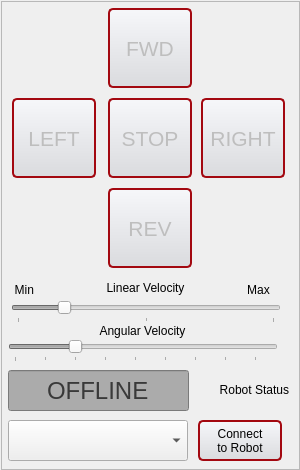
<?xml version="1.0" encoding="UTF-8"?>
<ui version="4.0">
 <class>RoverMotor</class>
 <widget class="QWidget" name="RoverMotor">
  <property name="geometry">
   <rect>
    <x>0</x>
    <y>0</y>
    <width>300</width>
    <height>470</height>
   </rect>
  </property>
  <property name="sizePolicy">
   <sizepolicy hsizetype="Fixed" vsizetype="Fixed">
    <horstretch>0</horstretch>
    <verstretch>0</verstretch>
   </sizepolicy>
  </property>
  <property name="minimumSize">
   <size>
    <width>300</width>
    <height>470</height>
   </size>
  </property>
  <property name="maximumSize">
   <size>
    <width>300</width>
    <height>470</height>
   </size>
  </property>
  <property name="windowTitle">
   <string>    Rover Teleoperation (v2)</string>
  </property>
  <property name="styleSheet">
   <string notr="true"/>
  </property>
  <widget class="QPushButton" name="forwardButton">
   <property name="enabled">
    <bool>false</bool>
   </property>
   <property name="geometry">
    <rect>
     <x>108</x>
     <y>8</y>
     <width>84</width>
     <height>80</height>
    </rect>
   </property>
   <property name="minimumSize">
    <size>
     <width>84</width>
     <height>80</height>
    </size>
   </property>
   <property name="maximumSize">
    <size>
     <width>80</width>
     <height>79</height>
    </size>
   </property>
   <property name="font">
    <font>
     <pointsize>16</pointsize>
    </font>
   </property>
   <property name="styleSheet">
    <string notr="true"> QPushButton {
     border: 2px solid #A30810;
     border-radius: 5px;
     background-color: qlineargradient(x1: 0, y1: 0, x2: 0, y2: 1, stop: 0 #f6f7fa, stop: 1 #dadbde);
     min-width: 80px;
 }

 QPushButton:hover {
     color:white;
     background-color: qlineargradient(x1: 0, y1: 0, x2: 0, y2: 1, stop: 0 #FA0C18, stop: 1 #B80912);
 }

 QPushButton:pressed {
     background-color: qlineargradient(x1: 0, y1: 0, x2: 0, y2: 1, stop: 0 #B80912, stop: 1 #FA0C18);
 }</string>
   </property>
   <property name="text">
    <string>FWD</string>
   </property>
  </widget>
  <widget class="QPushButton" name="rightButton">
   <property name="enabled">
    <bool>false</bool>
   </property>
   <property name="geometry">
    <rect>
     <x>201</x>
     <y>98</y>
     <width>84</width>
     <height>80</height>
    </rect>
   </property>
   <property name="minimumSize">
    <size>
     <width>84</width>
     <height>80</height>
    </size>
   </property>
   <property name="maximumSize">
    <size>
     <width>80</width>
     <height>80</height>
    </size>
   </property>
   <property name="font">
    <font>
     <pointsize>16</pointsize>
    </font>
   </property>
   <property name="styleSheet">
    <string notr="true"> QPushButton {
     border: 2px solid #A30810;
     border-radius: 5px;
     background-color: qlineargradient(x1: 0, y1: 0, x2: 0, y2: 1, stop: 0 #f6f7fa, stop: 1 #dadbde);
     min-width: 80px;
 }

 QPushButton:hover {
     color:white;
     background-color: qlineargradient(x1: 0, y1: 0, x2: 0, y2: 1, stop: 0 #FA0C18, stop: 1 #B80912);
 }

 QPushButton:pressed {
     background-color: qlineargradient(x1: 0, y1: 0, x2: 0, y2: 1, stop: 0 #B80912, stop: 1 #FA0C18);
 }</string>
   </property>
   <property name="text">
    <string>RIGHT</string>
   </property>
  </widget>
  <widget class="QPushButton" name="leftButton">
   <property name="enabled">
    <bool>false</bool>
   </property>
   <property name="geometry">
    <rect>
     <x>12</x>
     <y>98</y>
     <width>84</width>
     <height>80</height>
    </rect>
   </property>
   <property name="minimumSize">
    <size>
     <width>84</width>
     <height>80</height>
    </size>
   </property>
   <property name="maximumSize">
    <size>
     <width>81</width>
     <height>80</height>
    </size>
   </property>
   <property name="font">
    <font>
     <pointsize>16</pointsize>
    </font>
   </property>
   <property name="styleSheet">
    <string notr="true"> QPushButton {
     border: 2px solid #A30810;
     border-radius: 5px;
     background-color: qlineargradient(x1: 0, y1: 0, x2: 0, y2: 1, stop: 0 #f6f7fa, stop: 1 #dadbde);
     min-width: 80px;
 }

 QPushButton:hover {
     color:white;
     background-color: qlineargradient(x1: 0, y1: 0, x2: 0, y2: 1, stop: 0 #FA0C18, stop: 1 #B80912);
 }

 QPushButton:pressed {
     background-color: qlineargradient(x1: 0, y1: 0, x2: 0, y2: 1, stop: 0 #B80912, stop: 1 #FA0C18);
 }</string>
   </property>
   <property name="text">
    <string>LEFT</string>
   </property>
  </widget>
  <widget class="QPushButton" name="backButton">
   <property name="enabled">
    <bool>false</bool>
   </property>
   <property name="geometry">
    <rect>
     <x>108</x>
     <y>188</y>
     <width>84</width>
     <height>80</height>
    </rect>
   </property>
   <property name="minimumSize">
    <size>
     <width>84</width>
     <height>80</height>
    </size>
   </property>
   <property name="maximumSize">
    <size>
     <width>80</width>
     <height>80</height>
    </size>
   </property>
   <property name="font">
    <font>
     <pointsize>16</pointsize>
    </font>
   </property>
   <property name="styleSheet">
    <string notr="true"> QPushButton {
     border: 2px solid #A30810;
     border-radius: 5px;
     background-color: qlineargradient(x1: 0, y1: 0, x2: 0, y2: 1, stop: 0 #f6f7fa, stop: 1 #dadbde);
     min-width: 80px;
 }

 QPushButton:hover {
     color:white;
     background-color: qlineargradient(x1: 0, y1: 0, x2: 0, y2: 1, stop: 0 #FA0C18, stop: 1 #B80912);
 }

 QPushButton:pressed {
     background-color: qlineargradient(x1: 0, y1: 0, x2: 0, y2: 1, stop: 0 #B80912, stop: 1 #FA0C18);
 }</string>
   </property>
   <property name="text">
    <string>REV</string>
   </property>
  </widget>
  <widget class="QPushButton" name="stopButton">
   <property name="enabled">
    <bool>false</bool>
   </property>
   <property name="geometry">
    <rect>
     <x>108</x>
     <y>98</y>
     <width>84</width>
     <height>80</height>
    </rect>
   </property>
   <property name="minimumSize">
    <size>
     <width>84</width>
     <height>80</height>
    </size>
   </property>
   <property name="maximumSize">
    <size>
     <width>80</width>
     <height>80</height>
    </size>
   </property>
   <property name="font">
    <font>
     <pointsize>16</pointsize>
    </font>
   </property>
   <property name="styleSheet">
    <string notr="true"> QPushButton {
     border: 2px solid #A30810;
     border-radius: 5px;
     background-color: qlineargradient(x1: 0, y1: 0, x2: 0, y2: 1, stop: 0 #f6f7fa, stop: 1 #dadbde);
     min-width: 80px;
 }

 QPushButton:hover {
     color:white;
     background-color: qlineargradient(x1: 0, y1: 0, x2: 0, y2: 1, stop: 0 #FA0C18, stop: 1 #B80912);
 }

 QPushButton:pressed {
     background-color: qlineargradient(x1: 0, y1: 0, x2: 0, y2: 1, stop: 0 #B80912, stop: 1 #FA0C18);
 }</string>
   </property>
   <property name="text">
    <string>STOP</string>
   </property>
  </widget>
  <widget class="QLabel" name="minSpeedLabel">
   <property name="geometry">
    <rect>
     <x>3</x>
     <y>280</y>
     <width>31</width>
     <height>20</height>
    </rect>
   </property>
   <property name="text">
    <string>Min</string>
   </property>
   <property name="alignment">
    <set>Qt::AlignRight|Qt::AlignTrailing|Qt::AlignVCenter</set>
   </property>
  </widget>
  <widget class="QLabel" name="maxSpeedLabel">
   <property name="geometry">
    <rect>
     <x>243</x>
     <y>280</y>
     <width>31</width>
     <height>20</height>
    </rect>
   </property>
   <property name="text">
    <string>Max</string>
   </property>
   <property name="alignment">
    <set>Qt::AlignCenter</set>
   </property>
  </widget>
  <widget class="QComboBox" name="robotList">
   <property name="enabled">
    <bool>true</bool>
   </property>
   <property name="geometry">
    <rect>
     <x>8</x>
     <y>420</y>
     <width>180</width>
     <height>41</height>
    </rect>
   </property>
  </widget>
  <widget class="QPushButton" name="publishButton">
   <property name="enabled">
    <bool>true</bool>
   </property>
   <property name="geometry">
    <rect>
     <x>198</x>
     <y>420</y>
     <width>84</width>
     <height>41</height>
    </rect>
   </property>
   <property name="styleSheet">
    <string notr="true"> QPushButton {
     border: 2px solid #A30810;
     border-radius: 5px;
     background-color: qlineargradient(x1: 0, y1: 0, x2: 0, y2: 1, stop: 0 #f6f7fa, stop: 1 #dadbde);
     min-width: 80px;
 }

 QPushButton:hover {
     color:white;
     background-color: qlineargradient(x1: 0, y1: 0, x2: 0, y2: 1, stop: 0 #FA0C18, stop: 1 #B80912);
 }

 QPushButton:pressed {
     background-color: qlineargradient(x1: 0, y1: 0, x2: 0, y2: 1, stop: 0 #B80912, stop: 1 #FA0C18);
 }</string>
   </property>
   <property name="text">
    <string>Connect
to Robot</string>
   </property>
  </widget>
  <widget class="QLabel" name="label">
   <property name="geometry">
    <rect>
     <x>90</x>
     <y>280</y>
     <width>111</width>
     <height>16</height>
    </rect>
   </property>
   <property name="text">
    <string>Linear Velocity</string>
   </property>
   <property name="alignment">
    <set>Qt::AlignCenter</set>
   </property>
  </widget>
  <widget class="QLabel" name="label_2">
   <property name="geometry">
    <rect>
     <x>87</x>
     <y>323</y>
     <width>111</width>
     <height>16</height>
    </rect>
   </property>
   <property name="text">
    <string>Angular Velocity</string>
   </property>
   <property name="alignment">
    <set>Qt::AlignCenter</set>
   </property>
  </widget>
  <widget class="QSlider" name="turnSlider">
   <property name="enabled">
    <bool>false</bool>
   </property>
   <property name="geometry">
    <rect>
     <x>8</x>
     <y>340</y>
     <width>270</width>
     <height>22</height>
    </rect>
   </property>
   <property name="minimum">
    <number>15</number>
   </property>
   <property name="maximum">
    <number>100</number>
   </property>
   <property name="value">
    <number>35</number>
   </property>
   <property name="sliderPosition">
    <number>35</number>
   </property>
   <property name="orientation">
    <enum>Qt::Horizontal</enum>
   </property>
   <property name="tickPosition">
    <enum>QSlider::TicksBelow</enum>
   </property>
   <property name="tickInterval">
    <number>10</number>
   </property>
  </widget>
  <widget class="QLabel" name="label_23">
   <property name="geometry">
    <rect>
     <x>198</x>
     <y>380</y>
     <width>91</width>
     <height>20</height>
    </rect>
   </property>
   <property name="text">
    <string>Robot Status</string>
   </property>
   <property name="alignment">
    <set>Qt::AlignRight|Qt::AlignTrailing|Qt::AlignVCenter</set>
   </property>
  </widget>
  <widget class="QLineEdit" name="robotStatus">
   <property name="enabled">
    <bool>false</bool>
   </property>
   <property name="geometry">
    <rect>
     <x>8</x>
     <y>370</y>
     <width>181</width>
     <height>41</height>
    </rect>
   </property>
   <property name="font">
    <font>
     <pointsize>18</pointsize>
     <weight>50</weight>
     <bold>false</bold>
    </font>
   </property>
   <property name="styleSheet">
    <string notr="true">color: rgb(57, 57, 57);
background-color: rgb(171, 171, 171);</string>
   </property>
   <property name="text">
    <string>OFFLINE</string>
   </property>
   <property name="alignment">
    <set>Qt::AlignCenter</set>
   </property>
  </widget>
  <widget class="QFrame" name="frame">
   <property name="geometry">
    <rect>
     <x>1</x>
     <y>1</y>
     <width>299</width>
     <height>469</height>
    </rect>
   </property>
   <property name="frameShape">
    <enum>QFrame::StyledPanel</enum>
   </property>
   <property name="frameShadow">
    <enum>QFrame::Raised</enum>
   </property>
   <widget class="QSlider" name="speedSlider">
    <property name="enabled">
     <bool>false</bool>
    </property>
    <property name="geometry">
     <rect>
      <x>10</x>
      <y>300</y>
      <width>270</width>
      <height>22</height>
     </rect>
    </property>
    <property name="minimum">
     <number>0</number>
    </property>
    <property name="maximum">
     <number>100</number>
    </property>
    <property name="value">
     <number>18</number>
    </property>
    <property name="sliderPosition">
     <number>18</number>
    </property>
    <property name="orientation">
     <enum>Qt::Horizontal</enum>
    </property>
    <property name="tickPosition">
     <enum>QSlider::TicksBelow</enum>
    </property>
    <property name="tickInterval">
     <number>50</number>
    </property>
   </widget>
  </widget>
  <zorder>frame</zorder>
  <zorder>stopButton</zorder>
  <zorder>leftButton</zorder>
  <zorder>rightButton</zorder>
  <zorder>backButton</zorder>
  <zorder>forwardButton</zorder>
  <zorder>minSpeedLabel</zorder>
  <zorder>maxSpeedLabel</zorder>
  <zorder>robotList</zorder>
  <zorder>publishButton</zorder>
  <zorder>label</zorder>
  <zorder>label_2</zorder>
  <zorder>turnSlider</zorder>
  <zorder>label_23</zorder>
  <zorder>robotStatus</zorder>
 </widget>
 <layoutdefault spacing="6" margin="11"/>
 <resources/>
 <connections/>
</ui>
